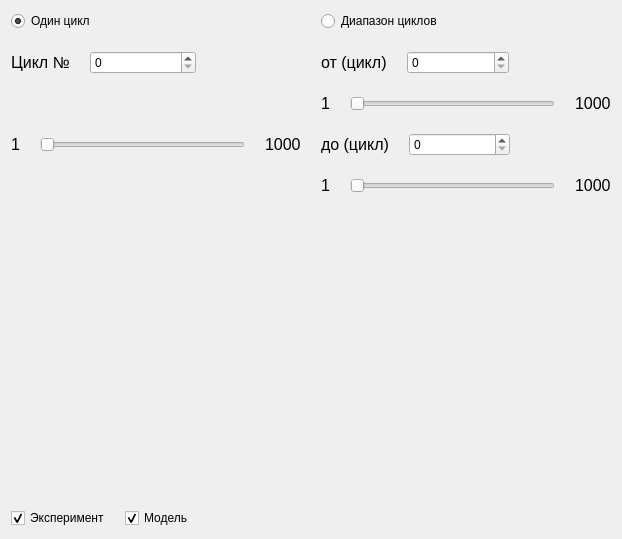
<?xml version="1.0" encoding="UTF-8"?>
<ui version="4.0">
 <class>ModelingPanel</class>
 <widget class="QWidget" name="ModelingPanel">
  <property name="geometry">
   <rect>
    <x>0</x>
    <y>0</y>
    <width>622</width>
    <height>539</height>
   </rect>
  </property>
  <property name="windowTitle">
   <string>Form</string>
  </property>
  <layout class="QVBoxLayout" name="verticalLayout_2">
   <property name="spacing">
    <number>20</number>
   </property>
   <item>
    <widget class="QWidget" name="wgt_setup" native="true">
     <layout class="QHBoxLayout" name="horizontalLayout_13">
      <property name="spacing">
       <number>20</number>
      </property>
      <property name="leftMargin">
       <number>0</number>
      </property>
      <property name="topMargin">
       <number>0</number>
      </property>
      <property name="rightMargin">
       <number>0</number>
      </property>
      <property name="bottomMargin">
       <number>0</number>
      </property>
      <item>
       <layout class="QVBoxLayout" name="verticalLayout_4">
        <item>
         <widget class="QRadioButton" name="rad_signle_cycle">
          <property name="text">
           <string>Один цикл</string>
          </property>
          <property name="checked">
           <bool>true</bool>
          </property>
         </widget>
        </item>
        <item>
         <layout class="QVBoxLayout" name="verticalLayout">
          <item>
           <layout class="QHBoxLayout" name="horizontalLayout_2" stretch="0,0,0">
            <item>
             <widget class="QLabel" name="lbl_cycle">
              <property name="text">
               <string>&lt;html&gt;&lt;head/&gt;&lt;body&gt;&lt;p&gt;&lt;span style=&quot; font-size:12pt;&quot;&gt;Цикл №&lt;/span&gt;&lt;/p&gt;&lt;/body&gt;&lt;/html&gt;</string>
              </property>
             </widget>
            </item>
            <item>
             <widget class="QSpinBox" name="spin_cycle">
              <property name="sizePolicy">
               <sizepolicy hsizetype="Expanding" vsizetype="Fixed">
                <horstretch>0</horstretch>
                <verstretch>0</verstretch>
               </sizepolicy>
              </property>
              <property name="minimumSize">
               <size>
                <width>0</width>
                <height>0</height>
               </size>
              </property>
              <property name="maximumSize">
               <size>
                <width>200</width>
                <height>16777215</height>
               </size>
              </property>
             </widget>
            </item>
            <item>
             <spacer name="horizontalSpacer">
              <property name="orientation">
               <enum>Qt::Orientation::Horizontal</enum>
              </property>
              <property name="sizeHint" stdset="0">
               <size>
                <width>40</width>
                <height>20</height>
               </size>
              </property>
             </spacer>
            </item>
           </layout>
          </item>
          <item>
           <layout class="QHBoxLayout" name="horizontalLayout">
            <item>
             <widget class="QLabel" name="lbl_cycle_min">
              <property name="text">
               <string>&lt;html&gt;&lt;head/&gt;&lt;body&gt;&lt;p&gt;&lt;span style=&quot; font-size:12pt;&quot;&gt;1&lt;/span&gt;&lt;/p&gt;&lt;/body&gt;&lt;/html&gt;</string>
              </property>
             </widget>
            </item>
            <item>
             <widget class="QSlider" name="slider_cycle">
              <property name="orientation">
               <enum>Qt::Orientation::Horizontal</enum>
              </property>
             </widget>
            </item>
            <item>
             <widget class="QLabel" name="lbl_cycle_max">
              <property name="text">
               <string>&lt;html&gt;&lt;head/&gt;&lt;body&gt;&lt;p&gt;&lt;span style=&quot; font-size:12pt;&quot;&gt;1000&lt;/span&gt;&lt;/p&gt;&lt;/body&gt;&lt;/html&gt;</string>
              </property>
             </widget>
            </item>
           </layout>
          </item>
         </layout>
        </item>
       </layout>
      </item>
      <item>
       <layout class="QVBoxLayout" name="verticalLayout_6">
        <item>
         <widget class="QRadioButton" name="rad_cycles_interval">
          <property name="text">
           <string>Диапазон циклов</string>
          </property>
          <property name="checked">
           <bool>false</bool>
          </property>
         </widget>
        </item>
        <item>
         <layout class="QVBoxLayout" name="verticalLayout_5">
          <item>
           <layout class="QHBoxLayout" name="horizontalLayout_9" stretch="0,0,0">
            <item>
             <widget class="QLabel" name="lbl_start_cycle">
              <property name="text">
               <string>&lt;html&gt;&lt;head/&gt;&lt;body&gt;&lt;p&gt;&lt;span style=&quot; font-size:12pt;&quot;&gt;от (цикл)&lt;/span&gt;&lt;/p&gt;&lt;/body&gt;&lt;/html&gt;</string>
              </property>
             </widget>
            </item>
            <item>
             <widget class="QSpinBox" name="spin_start_cycle">
              <property name="sizePolicy">
               <sizepolicy hsizetype="Expanding" vsizetype="Fixed">
                <horstretch>0</horstretch>
                <verstretch>0</verstretch>
               </sizepolicy>
              </property>
              <property name="minimumSize">
               <size>
                <width>0</width>
                <height>0</height>
               </size>
              </property>
              <property name="maximumSize">
               <size>
                <width>200</width>
                <height>16777215</height>
               </size>
              </property>
             </widget>
            </item>
            <item>
             <spacer name="horizontalSpacer_2">
              <property name="orientation">
               <enum>Qt::Orientation::Horizontal</enum>
              </property>
              <property name="sizeHint" stdset="0">
               <size>
                <width>40</width>
                <height>20</height>
               </size>
              </property>
             </spacer>
            </item>
           </layout>
          </item>
          <item>
           <layout class="QHBoxLayout" name="horizontalLayout_10">
            <item>
             <widget class="QLabel" name="lbl_start_cycle_min">
              <property name="text">
               <string>&lt;html&gt;&lt;head/&gt;&lt;body&gt;&lt;p&gt;&lt;span style=&quot; font-size:12pt;&quot;&gt;1&lt;/span&gt;&lt;/p&gt;&lt;/body&gt;&lt;/html&gt;</string>
              </property>
             </widget>
            </item>
            <item>
             <widget class="QSlider" name="slider_start_cycle">
              <property name="orientation">
               <enum>Qt::Orientation::Horizontal</enum>
              </property>
             </widget>
            </item>
            <item>
             <widget class="QLabel" name="lbl_start_cycle_max">
              <property name="text">
               <string>&lt;html&gt;&lt;head/&gt;&lt;body&gt;&lt;p&gt;&lt;span style=&quot; font-size:12pt;&quot;&gt;1000&lt;/span&gt;&lt;/p&gt;&lt;/body&gt;&lt;/html&gt;</string>
              </property>
             </widget>
            </item>
           </layout>
          </item>
          <item>
           <layout class="QHBoxLayout" name="horizontalLayout_11" stretch="0,0,0">
            <item>
             <widget class="QLabel" name="lbl_end_cycle">
              <property name="text">
               <string>&lt;html&gt;&lt;head/&gt;&lt;body&gt;&lt;p&gt;&lt;span style=&quot; font-size:12pt;&quot;&gt;до (цикл)&lt;/span&gt;&lt;/p&gt;&lt;/body&gt;&lt;/html&gt;</string>
              </property>
             </widget>
            </item>
            <item>
             <widget class="QSpinBox" name="spin_end_cycle">
              <property name="sizePolicy">
               <sizepolicy hsizetype="Expanding" vsizetype="Fixed">
                <horstretch>0</horstretch>
                <verstretch>0</verstretch>
               </sizepolicy>
              </property>
              <property name="minimumSize">
               <size>
                <width>0</width>
                <height>0</height>
               </size>
              </property>
              <property name="maximumSize">
               <size>
                <width>200</width>
                <height>16777215</height>
               </size>
              </property>
             </widget>
            </item>
            <item>
             <spacer name="horizontalSpacer_3">
              <property name="orientation">
               <enum>Qt::Orientation::Horizontal</enum>
              </property>
              <property name="sizeHint" stdset="0">
               <size>
                <width>40</width>
                <height>20</height>
               </size>
              </property>
             </spacer>
            </item>
           </layout>
          </item>
          <item>
           <layout class="QHBoxLayout" name="horizontalLayout_12">
            <item>
             <widget class="QLabel" name="lbl_end_cycle_min">
              <property name="text">
               <string>&lt;html&gt;&lt;head/&gt;&lt;body&gt;&lt;p&gt;&lt;span style=&quot; font-size:12pt;&quot;&gt;1&lt;/span&gt;&lt;/p&gt;&lt;/body&gt;&lt;/html&gt;</string>
              </property>
             </widget>
            </item>
            <item>
             <widget class="QSlider" name="slider_end_cycle">
              <property name="orientation">
               <enum>Qt::Orientation::Horizontal</enum>
              </property>
             </widget>
            </item>
            <item>
             <widget class="QLabel" name="lbl_end_cycle_max">
              <property name="text">
               <string>&lt;html&gt;&lt;head/&gt;&lt;body&gt;&lt;p&gt;&lt;span style=&quot; font-size:12pt;&quot;&gt;1000&lt;/span&gt;&lt;/p&gt;&lt;/body&gt;&lt;/html&gt;</string>
              </property>
             </widget>
            </item>
           </layout>
          </item>
         </layout>
        </item>
       </layout>
      </item>
     </layout>
    </widget>
   </item>
   <item>
    <layout class="QHBoxLayout" name="horizontalLayout_14" stretch="3">
     <item>
      <layout class="QVBoxLayout" name="verticalLayout_7" stretch="1,0">
       <property name="spacing">
        <number>0</number>
       </property>
       <item>
        <widget class="QWidget" name="mpl_canvas" native="true">
         <layout class="QVBoxLayout" name="verticalLayout_3"/>
        </widget>
       </item>
       <item>
        <layout class="QHBoxLayout" name="horizontalLayout_8">
         <property name="spacing">
          <number>15</number>
         </property>
         <property name="sizeConstraint">
          <enum>QLayout::SizeConstraint::SetDefaultConstraint</enum>
         </property>
         <item>
          <widget class="QCheckBox" name="checkBox">
           <property name="text">
            <string>Эксперимент</string>
           </property>
           <property name="checked">
            <bool>true</bool>
           </property>
          </widget>
         </item>
         <item>
          <widget class="QCheckBox" name="checkBox_2">
           <property name="text">
            <string>Модель</string>
           </property>
           <property name="checked">
            <bool>true</bool>
           </property>
          </widget>
         </item>
         <item>
          <spacer name="horizontalSpacer_4">
           <property name="orientation">
            <enum>Qt::Orientation::Horizontal</enum>
           </property>
           <property name="sizeType">
            <enum>QSizePolicy::Policy::Expanding</enum>
           </property>
           <property name="sizeHint" stdset="0">
            <size>
             <width>40</width>
             <height>20</height>
            </size>
           </property>
          </spacer>
         </item>
        </layout>
       </item>
      </layout>
     </item>
    </layout>
   </item>
  </layout>
 </widget>
 <resources/>
 <connections/>
</ui>
